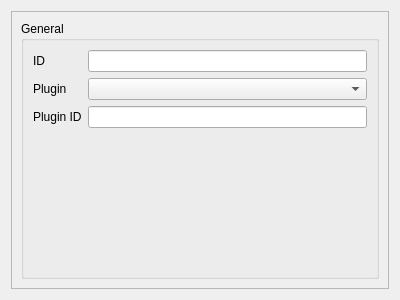
<?xml version="1.0" encoding="UTF-8"?>
<ui version="4.0">
 <class>ComethHeadItemWidget</class>
 <widget class="QWidget" name="ComethHeadItemWidget">
  <property name="geometry">
   <rect>
    <x>0</x>
    <y>0</y>
    <width>400</width>
    <height>300</height>
   </rect>
  </property>
  <property name="windowTitle">
   <string>Form</string>
  </property>
  <layout class="QVBoxLayout" name="verticalLayout">
   <item>
    <widget class="QScrollArea" name="scrollArea">
     <property name="widgetResizable">
      <bool>true</bool>
     </property>
     <widget class="QWidget" name="scrollAreaWidgetContents">
      <property name="geometry">
       <rect>
        <x>0</x>
        <y>0</y>
        <width>380</width>
        <height>280</height>
       </rect>
      </property>
      <layout class="QVBoxLayout" name="verticalLayout_2">
       <item>
        <widget class="QGroupBox" name="generalBox">
         <property name="title">
          <string>General</string>
         </property>
         <layout class="QFormLayout" name="formLayout">
          <item row="0" column="0">
           <widget class="QLabel" name="idLabel">
            <property name="text">
             <string>ID</string>
            </property>
           </widget>
          </item>
          <item row="0" column="1">
           <widget class="QLineEdit" name="idLine"/>
          </item>
          <item row="1" column="0">
           <widget class="QLabel" name="pluginLabel">
            <property name="text">
             <string>Plugin</string>
            </property>
           </widget>
          </item>
          <item row="1" column="1">
           <widget class="QComboBox" name="pluginCombo"/>
          </item>
          <item row="2" column="0">
           <widget class="QLabel" name="pluginIdLabel">
            <property name="text">
             <string>Plugin ID</string>
            </property>
           </widget>
          </item>
          <item row="2" column="1">
           <widget class="QLineEdit" name="pluginIdLine">
            <property name="readOnly">
             <bool>true</bool>
            </property>
           </widget>
          </item>
         </layout>
        </widget>
       </item>
      </layout>
     </widget>
    </widget>
   </item>
  </layout>
 </widget>
 <resources/>
 <connections/>
</ui>
